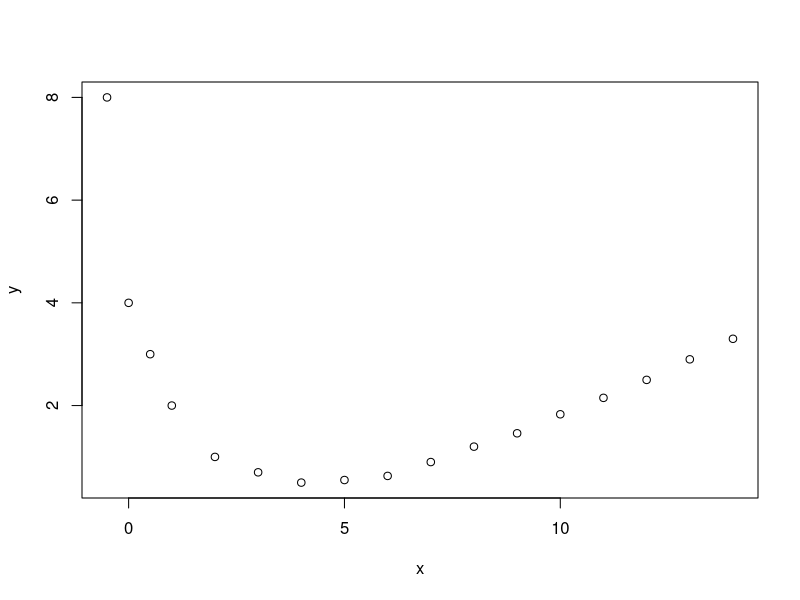

The R source for this figure:
library(tidyverse)

set.seed(1)

# polynomial fits for low baseline PSA value starting at 4 ng/mL

# short responder decreases to 0.5 ng/mL at 4 months
df_low_short <- data.frame(
  x = c(-0.5, 0, 0.5, 1, 2, 3, 4, 5, 6, 7, 8, 9, 10, 11, 12, 13, 14),
  y = c(8, 4, 3, 2, 1, 0.70, 0.5, 0.55, 0.63, 
        0.90, 1.20, 1.46, 1.83, 2.15, 2.5, 2.9, 3.3)
) |>
  mutate(x_inv = 1/(x+1))

mod_low_short <- lm(y ~ poly(x, 2) + 
                      poly(x_inv, 3), data = df_low_short)

plot(y ~ x, df_low_short)

# slow responder decreases to 0.5 ng/mL at 9 months
df_low_slow <- data.frame(
  x = c(-0.5, 0, 0.5, 1, 2, 3, 4, 5, 6, 7, 8, 9, 10, 11, 12, 13, 14),
  y = c(5, 4, 3.5, 3, 2.3, 1.8, 1.35, 0.95, 0.7, 
        0.58, 0.52, 0.5, 0.6, 0.9, 1.3, 2, 2.7)
) |>
  mutate(x_inv = 1/(x+1))

mod_low_slow <- lm(y ~ poly(x, 2) + 
                     poly(x_inv, 3), data = df_low_slow)

# non responder decreases to 2.5 ng/mL at 3 months
df_low_non <- data.frame(
  x = c(-0.5, 0, 0.5, 1, 1.5, 2, 2.5, 3, 4, 5, 6, 7, 8, 9, 
        10, 11, 12, 13, 14),
  y = c(5, 4, 3.5, 3, 2.65, 2.5, 2.35, 2.3, 2.31, 2.34, 2.41, 
        2.53, 2.65, 2.8, 3.0, 3.2, 3.35, 3.6, 3.8)
) |>
  mutate(x_inv = 1/(x+1))

mod_low_non <- lm(y ~ poly(x, 2) + 
                    poly(x_inv, 3), data = df_low_non)

# Medium PSA baseline start, short responder starting at 20 ng/Ml
# decreases to 5 ng/mL at 4 months
df_med_short <- data.frame(
  x = c(-0.5, 0, 0.5, 1, 2, 3, 3.5, 3.5, 4, 4, 4, 4,
        5, 6, 7, 8, 9, 10, 11, 12, 13, 14),
  y = c(30, 20, 14, 10, 7.5, 6, 5.4, 5.4, 5, 5, 5, 5, 5.3, 6, 
        7.2, 8.4, 9.8, 11.5, 12.8, 14.5, 16, 17.5)
) |>
  mutate(x_inv = 1/(x+1))

mod_med_short <- lm(y ~ poly(x, 2) + 
                      poly(x_inv, 3), data = df_med_short)

# slow responder decreases to 5 ng/mL at 9 months
df_med_slow <- data.frame(
  x = c(-0.5, 0, 1, 2, 3, 4, 5, 6, 7, 8, 9, 10, 11, 12, 13, 14),
  y = c(28, 20, 17.5, 15, 13, 10.5, 9, 7.5, 
        6.2, 5.5, 5, 5.2, 6, 7, 8, 10.5)
) |>
  mutate(x_inv = 1/(x+1))

mod_med_slow <- lm(y ~ poly(x, 2) + 
                     poly(x_inv, 3), data = df_med_slow)

# non responder decreases to 5 ng/mL at 3 months
df_med_non <- data.frame(
  x = c(-0.5, 0, 0.5, 1, 1.5, 2, 2.5, 3, 3, 3, 3.5, 3.5, 3.5,
        4, 5, 6, 7, 8, 9, 
        10, 11, 12, 13, 14),
  y = c(23, 20, 19, 18, 17, 16.2, 15.5, 15, 15, 15, 15.03, 15.03,
        15.03, 15.1, 15.25, 15.5, 
        15.9, 16.3, 16.8, 17.4, 17.8, 18.33, 18.75, 19.3)
) |>
  mutate(x_inv = 1/(x+1))

mod_med_non <- lm(y ~ poly(x, 2) + 
                    poly(x_inv, 3), data = df_med_non)

# High baseline PSA responder curves, starting at 100 ng/mL
# Short responder decreases to 30 ng/mL at 4 months
df_high_short <- data.frame(
  x = c(-0.5, 0, 0.5, 1, 2, 3, 3.5, 3.5, 4, 4, 4, 4,
        5, 6, 7, 8, 9, 10, 11, 12, 13, 14),
  y = c(120, 100, 90, 75, 55, 40, 35, 35, 30, 30, 30, 30, 
        31, 33.5, 38, 42.5, 48.5, 54, 60, 65.5, 70, 75)
) |>
  mutate(x_inv = 1/(x+1))


mod_high_short <- lm(y ~ poly(x, 3) + 
                       poly(x_inv, 3), data = df_high_short)

# Slow responder decreases to 30 ng/mL at 9 months
df_high_slow <- data.frame(
  x = c(-0.5, 0, 1, 2, 3, 4, 5, 6, 7, 8, 9, 10, 11, 12, 13, 14),
  y = c(110, 100, 85, 76, 67, 58, 50, 42, 
        36, 33, 30, 32, 38, 45, 54, 65)
) |>
  mutate(x_inv = 1/(x+1))

mod_high_slow <- lm(y ~ poly(x, 3) + 
                      poly(x_inv, 3), data = df_high_slow)

# Non responder decreases to 70 ng/mL at 3 months
df_high_non <- data.frame(
  x = c(-0.5, 0, 0.5, 1, 1.5, 2, 2.5, 3, 3, 3, 3.5, 3.5, 3.5,
        4, 5, 6, 7, 8, 9, 
        10, 11, 12, 13, 14),
  y = c(110, 100, 88, 82, 78, 75, 72, 
        70, 70, 70, 70.5, 70.5, 70.5, 71.1, 72.7, 74.8, 
        76.5, 78.8, 80.5, 82.5, 84.5, 87, 90, 92)
) |>
  mutate(x_inv = 1/(x+1))

mod_high_non <- lm(y ~ poly(x, 2) + 
                     poly(x_inv, 3), data = df_high_non)

df_low_short_adj <- data.frame(
  x = c(-0.5, 0, 0.5, 1, 2, 3, 4, 5, 6, 7, 8, 9, 10, 11, 12, 13, 14),
  y = c(8, 4, 2, 1, 0.75, 0.61, 0.5, 0.4, 0.45,
        0.50, 0.59, 0.70, 0.83, 0.95, 1.1, 1.21, 1.4)
) |>
  mutate(x_inv = 1/(x+1))

mod_low_short_adj <- lm(y ~ poly(x, 2) +
                      poly(x_inv, 3), data = df_low_short_adj)


df_low_slow_adj <- data.frame(
  x = c(-0.5, 0, 0.5, 1, 2, 3, 4, 5, 6, 7, 8, 9, 10, 11, 12, 13, 14),
  y = c(5, 4, 3.3, 2.8, 2.1, 1.65, 1.31, 0.95, 0.7,
        0.58, 0.52, 0.5, 0.55, 0.66, 0.85, 1.1, 1.5)
) |>
  mutate(x_inv = 1/(x+1))

mod_low_slow_adj <- lm(y ~ poly(x, 2) +
                     poly(x_inv, 3), data = df_low_slow_adj)


df_med_short_adj <- data.frame(
  x = c(-0.5, 0, 0.5, 1, 2, 3, 3.5, 3.5, 4, 4, 4, 4,
        5, 6, 7, 8, 9, 10, 11, 12, 13, 14),
  y = c(30, 20, 12.5, 8, 5.5, 4.3, 4, 4, 3.8, 3.8, 3.8, 3.8, 4,
        4.15, 4.3, 4.48, 4.95, 5.35, 5.85, 6.3, 6.95, 7.6)
) |>
  mutate(x_inv = 1/(x+1))

mod_med_short_adj <- lm(y ~ poly(x, 2) +
                      poly(x_inv, 3), data = df_med_short_adj)

df_med_slow_adj <- data.frame(
  x = c(-0.5, 0, 1, 2, 3, 4, 5, 6, 7, 8, 9, 10, 11, 12, 13, 14),
  y = c(28, 20, 14.5, 11, 9, 7.2, 6.1, 5,
        4.55, 4.15, 4, 4.1, 4.7, 5.5, 6.6, 8)
) |>
  mutate(x_inv = 1/(x+1))

mod_med_slow_adj <- lm(y ~ poly(x, 2) +
                     poly(x_inv, 3), data = df_med_slow_adj)

df_high_short_adj <- data.frame(
  x = c(-0.5, 0, 0.5, 1, 2, 3, 3.5, 3.5, 4, 4, 4, 4,
        5, 6, 7, 8, 9, 10, 11, 12, 13, 14),
  y = c(120, 100, 70, 49, 33, 28, 26, 26, 25, 25, 25, 25,
        25.5, 26.3, 27.5, 29, 30.5, 32, 34, 36.5, 38, 40)
) |>
  mutate(x_inv = 1/(x+1))


mod_high_short_adj <- lm(y ~ poly(x, 3) +
                       poly(x_inv, 3), data = df_high_short_adj)

df_high_slow_adj <- data.frame(
  x = c(-0.5, 0, 1, 2, 3, 4, 5, 6, 7, 8, 9, 10, 11, 12, 13, 14),
  y = c(110, 100, 70, 56, 48, 40.5, 34, 30,
        27, 25.5, 25, 26.5, 28.6, 32, 36, 40)
) |>
  mutate(x_inv = 1/(x+1))

mod_high_slow_adj <- lm(y ~ poly(x, 3) +
                      poly(x_inv, 3), data = df_high_slow_adj)


#############################################################
# Code below was run for the purpose of finding appropriate #
# SDs for the noise to induce desired correlations between  #
# baseline PSA and change                                   # 
#############################################################

# mod_low_short correlation SDs
# 0.18 for 0.80 corr, 0.32 for 0.60 corr, 0.55 for 0.40, 1.2 for 0.2
# low_short_corr <- c()
# for (i in 1:1000) {
#   baseline <- rnorm(30, mean = 4, sd = 0.5)
#   
  # FUP <- 0.90 * (
  #   predict(mod_low_short, newdata = data.frame(x = 4,
  #                                               x_inv = 1/5))[[1]]
  # ) + (0.10 * baseline) + (0.2 * rnorm(30, mean = 0, sd = 0.18))
  # FUP <- ifelse(FUP < 0, 0, FUP)
#   
#   low_short_corr <- c(low_short_corr, cor(baseline, FUP))
# }
# 
# sum(low_short_corr) / 1000
# 
# # Low slow correlation SDs
# # 0.18 for 0.8, 0.32 for 0.6, 0.55 for 0.4, 1.2 for 0.2
# low_slow_corr <- c()
# for (i in 1:1000) {
#   baseline <- rnorm(30, mean = 4, sd = 0.5)
#   
#   FUP <- 0.90 * (
#     predict(mod_low_slow, newdata = data.frame(x = 9,
#                                                x_inv = 1/10))[[1]]
#   ) + (0.10 * baseline) + (0.2 * rnorm(30, mean = 0, sd = 0.18))
#   FUP <- ifelse(FUP < 0, 0, FUP)
#   
#   low_slow_corr <- c(low_slow_corr, cor(baseline, FUP))
# }
# 
# sum(low_slow_corr) / 1000
# 
# # Low non correlation SDs
# # 0.18 for 0.8, 0.32 for 0.6, 0.55 for 0.4, 1.2 for 0.2
# low_non_corr <- c()
# for (i in 1:1000) {
#   baseline <- rnorm(30, mean = 4, sd = 0.5)
#   
#   FUP <- 0.90 * (
#     predict(mod_low_non, newdata = data.frame(x = 12,
#                                               x_inv = 1/13))[[1]]
#   ) + (0.10 * baseline) + (0.2 * rnorm(30, mean = 0, sd = 1.2))
#   FUP <- ifelse(FUP < 0, 0, FUP)
#   
#   low_non_corr <- c(low_non_corr, cor(baseline, FUP))
# }
# 
# sum(low_non_corr) / 1000
# 
# # Medium short correlation SDs
# # 1.1 for 0.8, 2 for 0.6, 3.3 for 0.40, 7 for 0.20
# med_short_corr <- c()
# for (i in 1:1000) {
#   baseline <- rnorm(30, mean = 20, sd = 3)
#   
#   FUP <- 0.90 * (
#     predict(mod_med_short, newdata = data.frame(x = 4,
#                                                 x_inv = 1/5))[[1]]
#   ) + (0.1 * baseline) + (0.2 * rnorm(30, mean = 0, sd = 7))
#   FUP <- ifelse(FUP < 0, 0, FUP)
#   
#   med_short_corr <- c(med_short_corr, cor(baseline, FUP))
# }
# 
# sum(med_short_corr) / 1000
# 
# # Medium slow correlation SDs
# # 1.1 for 0.8, 2 for 0.6, 3.3 for 0.40, 7 for 0.20
# med_slow_corr <- c()
# for (i in 1:1000) {
#   baseline <- rnorm(30, mean = 20, sd = 3)
#   
#   FUP <- 0.90 * (
#     predict(mod_med_slow, newdata = data.frame(x = 9,
#                                                x_inv = 1/10))[[1]]
#   ) + (0.10 * baseline) + (0.2 * rnorm(30, mean = 0, sd = 7))
#   FUP <- ifelse(FUP < 0, 0, FUP)
#   
#   med_slow_corr <- c(med_slow_corr, cor(baseline, FUP))
# }
# 
# sum(med_slow_corr) / 1000
# 
# # Medium non correlation SDs
# # 1.1 for 0.8, 2 for 0.6, 3.3 for 0.40, 7 for 0.20
# med_non_corr <- c()
# for (i in 1:1000) {
#   baseline <- rnorm(30, mean = 20, sd = 3)
#   
#   FUP <- 0.90 * (
#     predict(mod_med_non, newdata = data.frame(x = 3,
#                                               x_inv = 1/4))[[1]]
#   ) + (0.10 * baseline) + (0.2 * rnorm(30, mean = 0, sd = 7))
#   FUP <- ifelse(FUP < 0, 0, FUP)
#   
#   med_non_corr <- c(med_non_corr, cor(baseline, FUP))
# }
# 
# sum(med_non_corr) / 1000
# 
# # High slow correlation SDs
# # 3.7 for 0.8, 6.5 for 0.6, 11.1 for 0.40, 23.5 for 0.20
# high_slow_corr <- c()
# for (i in 1:1000) {
#   baseline <- rnorm(30, mean = 100, sd = 10)
#   
#   FUP <- 0.90 * (
#     predict(mod_high_slow, newdata = data.frame(x = 9,
#                                                 x_inv = 1/10))[[1]]
#   ) + (0.10 * baseline) + (0.2 * rnorm(30, mean = 0, sd = 23.5))
#   FUP <- ifelse(FUP < 0, 0, FUP)
#   
#   high_slow_corr <- c(high_slow_corr, cor(baseline, FUP))
# }
# 
# sum(high_slow_corr) / 1000
# 
# # High slow correlation SDs
# # 3.7 for 0.8, 6.5 for 0.6, 11.1 for 0.40, 23.5 for 0.20
# high_slow_corr <- c()
# for (i in 1:1000) {
#   baseline <- rnorm(30, mean = 100, sd = 10)
#   
#   FUP <- 0.90 * (
#     predict(mod_high_slow, newdata = data.frame(x = 9,
#                                                 x_inv = 1/10))[[1]]
#   ) + (0.10 * baseline) + (0.2 * rnorm(30, mean = 0, sd = 23.5))
#   FUP <- ifelse(FUP < 0, 0, FUP)
#   
#   high_slow_corr <- c(high_slow_corr, cor(baseline, FUP))
# }
# 
# sum(high_slow_corr) / 1000
# 
# # High non correlation SDs
# # 3.7 for 0.8, 6.5 for 0.6, 11.1 for 0.40, 23.5 for 0.20
# high_non_corr <- c()
# for (i in 1:1000) {
#   baseline <- rnorm(30, mean = 100, sd = 10)
#   
#   FUP <- 0.90 * (
#     predict(mod_high_non, newdata = data.frame(x = 3,
#                                                x_inv = 1/4))[[1]]
#   ) + (0.10 * baseline) + (0.2 * rnorm(30, mean = 0, sd = 11.1))
#   FUP <- ifelse(FUP < 0, 0, FUP)
#   
#   high_non_corr <- c(high_non_corr, cor(baseline, FUP))
# }
# 
# sum(high_non_corr) / 1000
